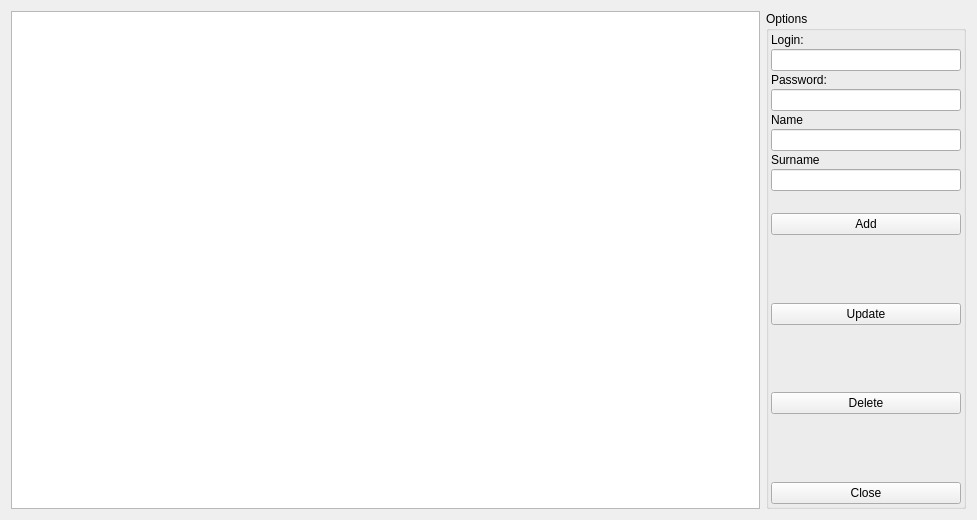
<?xml version="1.0" encoding="UTF-8"?>
<ui version="4.0">
 <class>Users</class>
 <widget class="QWidget" name="Users">
  <property name="geometry">
   <rect>
    <x>0</x>
    <y>0</y>
    <width>977</width>
    <height>520</height>
   </rect>
  </property>
  <property name="windowTitle">
   <string>Form</string>
  </property>
  <layout class="QGridLayout" name="gridLayout_2">
   <item row="0" column="0">
    <layout class="QVBoxLayout" name="verticalLayout_3">
     <item>
      <widget class="QTableWidget" name="tableWidget"/>
     </item>
    </layout>
   </item>
   <item row="0" column="1">
    <widget class="QGroupBox" name="groupBox">
     <property name="maximumSize">
      <size>
       <width>200</width>
       <height>16777215</height>
      </size>
     </property>
     <property name="title">
      <string>Options</string>
     </property>
     <layout class="QVBoxLayout" name="verticalLayout_2">
      <property name="leftMargin">
       <number>2</number>
      </property>
      <property name="topMargin">
       <number>2</number>
      </property>
      <property name="rightMargin">
       <number>2</number>
      </property>
      <property name="bottomMargin">
       <number>2</number>
      </property>
      <item>
       <layout class="QVBoxLayout" name="verticalLayout">
        <property name="spacing">
         <number>2</number>
        </property>
        <item>
         <widget class="QLabel" name="label">
          <property name="text">
           <string>Login:</string>
          </property>
         </widget>
        </item>
        <item>
         <widget class="QLineEdit" name="leLogin"/>
        </item>
        <item>
         <widget class="QLabel" name="label_2">
          <property name="text">
           <string>Password:</string>
          </property>
         </widget>
        </item>
        <item>
         <widget class="QLineEdit" name="lePasswd"/>
        </item>
        <item>
         <widget class="QLabel" name="label_3">
          <property name="text">
           <string>Name</string>
          </property>
         </widget>
        </item>
        <item>
         <widget class="QLineEdit" name="leName"/>
        </item>
        <item>
         <widget class="QLabel" name="label_4">
          <property name="text">
           <string>Surname</string>
          </property>
         </widget>
        </item>
        <item>
         <widget class="QLineEdit" name="leSurname"/>
        </item>
        <item>
         <spacer name="verticalSpacer_3">
          <property name="orientation">
           <enum>Qt::Vertical</enum>
          </property>
          <property name="sizeType">
           <enum>QSizePolicy::Fixed</enum>
          </property>
          <property name="sizeHint" stdset="0">
           <size>
            <width>20</width>
            <height>20</height>
           </size>
          </property>
         </spacer>
        </item>
        <item>
         <widget class="QPushButton" name="btnAdd">
          <property name="text">
           <string>Add</string>
          </property>
         </widget>
        </item>
        <item>
         <spacer name="verticalSpacer_2">
          <property name="orientation">
           <enum>Qt::Vertical</enum>
          </property>
          <property name="sizeHint" stdset="0">
           <size>
            <width>20</width>
            <height>40</height>
           </size>
          </property>
         </spacer>
        </item>
        <item>
         <widget class="QPushButton" name="btnUpdate">
          <property name="text">
           <string>Update</string>
          </property>
         </widget>
        </item>
        <item>
         <spacer name="verticalSpacer_4">
          <property name="orientation">
           <enum>Qt::Vertical</enum>
          </property>
          <property name="sizeHint" stdset="0">
           <size>
            <width>20</width>
            <height>40</height>
           </size>
          </property>
         </spacer>
        </item>
        <item>
         <widget class="QPushButton" name="btnDelete">
          <property name="text">
           <string>Delete</string>
          </property>
         </widget>
        </item>
        <item>
         <spacer name="verticalSpacer">
          <property name="orientation">
           <enum>Qt::Vertical</enum>
          </property>
          <property name="sizeHint" stdset="0">
           <size>
            <width>20</width>
            <height>40</height>
           </size>
          </property>
         </spacer>
        </item>
        <item>
         <widget class="QPushButton" name="btnClose">
          <property name="text">
           <string>Close</string>
          </property>
         </widget>
        </item>
       </layout>
      </item>
     </layout>
    </widget>
   </item>
  </layout>
 </widget>
 <resources/>
 <connections/>
</ui>
